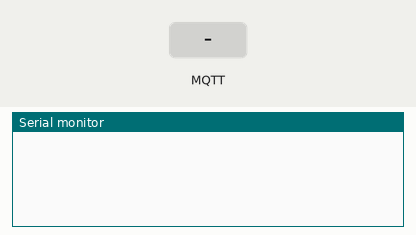
This sketch was run on a simulated ESP32. On the bench: the last lines printed to the serial monitor. Inputs (shaded band) come from the test bench. WiFi joins after 1.5 s; servers stay silent unless stated; no MQTT or app messages arrive unless stated.

Above: at 2.7 s.
2.8 s: MQTT message "1" arrives on the first subscribed topic
At 3.4 s:
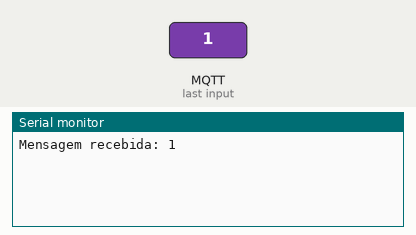
4.3 s: MQTT message "on" arrives on the first subscribed topic
At 5.5 s:
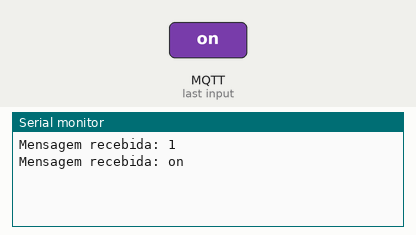
5.8 s: MQTT message "off" arrives on the first subscribed topic
At 6.8 s:
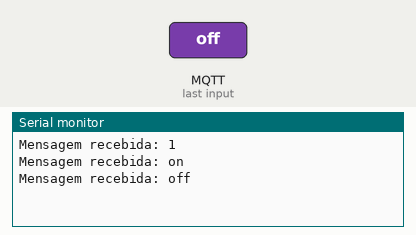

Measured:
- after the input at 2.8 s, the serial monitor: prints a new line at once (image 1)
- after the input at 4.3 s, the serial monitor: prints a new line at once (image 2)
- after the input at 5.8 s, the serial monitor: prints a new line at once (image 3)

The sketch:

subscriber.ino
```cpp
#include <WiFi.h>
#include <PubSubClient.h>

const char* ssid = "Wokwi-GUEST";
const char* password = "";
const char* mqtt_server = "broker.hivemq.com";
const int mqtt_port = 1883;
const char* topic_sub = "smartlab/renan/lab01/teste01";
const char* client_id = "smartlab_sub_renan_01";

WiFiClient espClient;
PubSubClient client(espClient);

void callback(char* topic, byte* payload, unsigned int length) {
  String mensagem = "";
  for (unsigned int i = 0; i < length; i++) {
    mensagem += (char)payload[i];
  }
  Serial.print("Mensagem recebida: ");
  Serial.println(mensagem);
}

void setup_wifi() {
  WiFi.begin(ssid, password);
  while (WiFi.status() != WL_CONNECTED) {
    delay(500);
  }
}

void reconnect() {
  while (!client.connected()) {
    if (client.connect(client_id)) {
      client.subscribe(topic_sub);
    } else {
      delay(2000);
    }
  }
}

void setup() {
  Serial.begin(115200);
  setup_wifi();
  client.setServer(mqtt_server, mqtt_port);
  client.setCallback(callback);
}

void loop() {
  if (!client.connected()) {
    reconnect();
  }
  client.loop();
}
```
